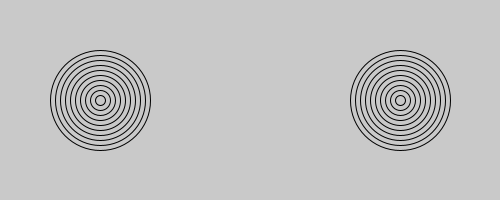
Frame 1 (no input)
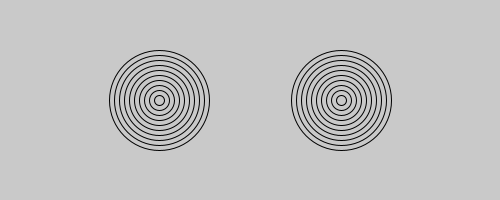
Frame 60 (the mouse pressed at the canvas centre just before this capture)
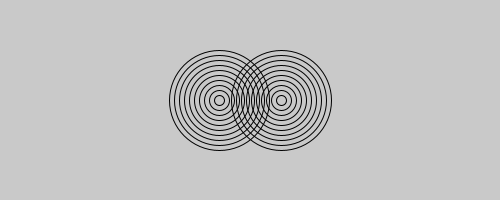
Frame 120 (the mouse held since frame 60 and released just before this capture)

The Processing sketch that drew these frames (run headless with seeded random() and noise(); from frame 60 on, the mouse is pressed at the canvas centre):

// Processing sketch: Bullseye
// ── Bullseye.pde
int i = 100;
int offset = 0;
int speed = 1;
int max = 300;
int position1 = 100;
int position2 = 400;
int size = 100;
void setup()
{
  size(500,200);
}
void drawBullseye (int x, int y){
  for (i = size; i > 0; i -= 10) {
    noFill();
ellipse (x,y,i,i);

}
}
void draw(){
  background (201,201,201);
drawBullseye(position1 + offset,size);
drawBullseye(position2 - offset, size);
if (offset < max)
{
offset += speed;
}
else
{
  offset = -speed;
}
}
